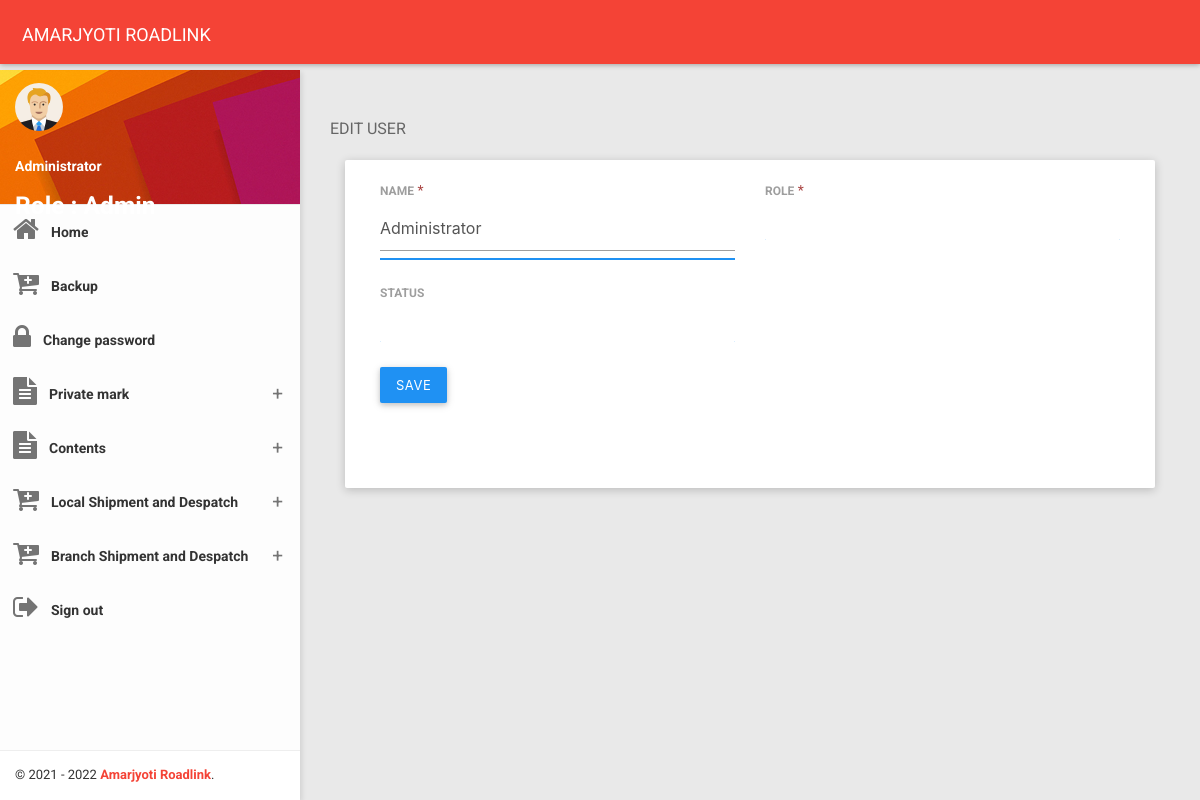
Page /edit_user.php?user_id=20210108194700 (signed in) on the committed database.
### tables this page shows
CREATE TABLE IF NOT EXISTS `admin_login_access` (
  `id` bigint(14) NOT NULL AUTO_INCREMENT,
  `username` varchar(20) NOT NULL,
  `name` varchar(200) NOT NULL,
  `password` varchar(50) NOT NULL,
  `role` int(1) NOT NULL,
  `status` int(1) NOT NULL,
  `create_user` varchar(20) NOT NULL,
  PRIMARY KEY (`id`),
  UNIQUE KEY `uname` (`username`)
);

### global_functions.php (called while the page is built, shortened)
<?php
function getCompanyName(){
    $companyName="AMARJYOTI ROADLINK";
    return $companyName;
}
?>

### classes/DBOperation.php (called while the page is built, shortened)
<?php
class DBOperation {
    public $connection = "";
    public function __construct($host_ip, $user, $pass, $db) {
        $this->host = $host_ip;
        $this->username = $user;
        $this->password = $pass;
        $this->database = $db;
        $this->connection = mysqli_connect($this->host, $this->username, $this->password, $this->database);
    }
    public function fetchdata($sql) {
        try {
            $stmt = $this->connection->prepare($sql);
            $stmt->execute();
            $result = $stmt->get_result();
            while ($row = $result->fetch_assoc()) {
                $data[] = $row;
            }
        } catch (Exception $e) {
            echo $e->getMessage();
            die();
        }
        return $data;
    }
}

### classes/DBconfig.php (called while the page is built, shortened)
<?php
function connect_db() {
    $dboperation = new DBOperation("localhost", "root", "", "shipment");
    return $dboperation;
}
function ret_json_str($sql) {
    $ret_val = json_encode(connect_db()->fetchData($sql));
    return $ret_val;
}
?>

### edit_user.php (the view, shortened to what this page needs)
<?php
$main_page = "Admin";
if ($_SESSION['shipment_user']) {
    $login_user = $_SESSION['shipment_user'];
    if ($_GET['user_id']) {
        $user_id = $_GET['user_id'];
        $userSQL = "SELECT * FROM admin_login_access WHERE id='$user_id'";
        $user_fetch = json_decode(ret_json_str($userSQL));
        foreach ($user_fetch as $user_val) {
            $login_name = $user_val->name;
        }
        ?>﻿
        <!DOCTYPE html>
        <html>
            <head>
                <?php
                include './header_links.php';
                ?>
            </head>
            <body class="theme-red">
                <?php
                include './menu.php';
                ?>
                <section class="content">
                    <div class="container-fluid">
                        <div class="block-header">
                            <h2>EDIT USER</h2>
                        </div>
                        <div class="row clearfix">
                            <div class="col-lg-12 col-md-12 col-sm-12 col-xs-12">
                                <div class="card">
                                    <div class="body">
                                        <div class="row clearfix">
                                            <div class="col-sm-6">
                                                <div class="form-group">
                                                    <label>NAME</label><span class="text-danger"> *</span>
                                                    <div class="form-line">
                                                        <input type="text" class="form-control" name="login_name" id="login_name" placeholder="ENTER LOGIN NAME" value="<?php echo $login_name; ?>" />
                                                    </div>
                                                </div>
                                                <div class="form-group">
                                                    <label>STATUS</label><span class="text-danger"></span>
                                                    <div class="form-line">
                                                    </div>
                                                </div>
                                                <div class="form-group">
                                                    <button type="button" name="edit_user" id="edit_user" class="btn btn-primary" onclick="edit_user();">
                                                        SAVE
                                                    </button>
                                                </div>
                                            </div>
                                            <div class="col-sm-6">
                                                <div class="form-group">
                                                    <label>ROLE</label><span class="text-danger"> *</span>
                                                    <div class="form-line">
                                                    </div>
                                                </div>
                                            </div>
                                        </div>
                                    </div>
                                </div>
                            </div>
                        </div>
                    </div>
                </section>
            </body>
        </html>
        <?php
    }
} else {
    header("location:index.php");
}
?>

### menu.php (shortened to what this page needs)
<nav class="navbar">
    <div class="container-fluid">
        <div class="navbar-header">
            <a class="navbar-brand" href="home.php"><?php echo getCompanyName(); ?></a>
        </div>
    </div>
</nav>
<section>
    <aside id="leftsidebar" class="sidebar">
        <div class="user-info">
            <div class="image">
                <img src="images/user.png" width="48" height="48" alt="User" />
            </div>
            <?php
            $loginuser_SQL = "SELECT * FROM admin_login_access WHERE username='$login_user'";
            $fetch_loginuser = json_decode(ret_json_str($loginuser_SQL));
            foreach ($fetch_loginuser as $fetch_loginusers) {
                $login_role_id = $fetch_loginusers->role;
                if ($login_role_id == 1) {
                    $login_role_name = "Admin";
                } elseif ($login_role_id == 2) {
                    $login_role_name = "Co-admin";
                } else {
                    $login_role_name = "User";
                }
            }
            ?>
            <div class="info-container" style="color: #FFFFFF;">
                <div class="name" data-toggle="dropdown" aria-haspopup="true" aria-expanded="false">
                    <b><?php echo $fetch_loginusers->name; ?></b></div>
                <h5>Role : <?php echo $login_role_name; ?></h5>
            </div>
        </div>
        <div class="menu">
            <ul class="list">
                <li class="<?php if ($main_page == "Dashboard") { ?> active <?php } ?>">
                    <a href="home.php">
                        <i class="fa fa-home fa-2x"></i>
                        <span>Home</span>
                    </a>
                </li>
                  <li>
                    <a href="export_db.php">
                        <i class="fa fa-cart-plus fa-2x"></i>
                        <span>Backup</span>
                    </a>
                </li>
                <?php
                if ($login_user != "admin") {
                    ?>
                    <li class="<?php if ($main_page == "Change password") { ?> active <?php } ?>">
                        <a href="change_password.php">
                            <i class="fa fa-lock fa-2x"></i>
                            <span>Change password</span>
                        </a>
                    </li>
                    <?php
                }
                ?>
                <li class="<?php if ($main_page == "Private mark") { ?> active <?php } ?>">
                    <a href="javascript:void(0);" class="menu-toggle">
                        <i class="fa fa-file-text fa-2x"></i>
                        <span>Private mark</span>
                    </a>
                </li>
                <li class="<?php if ($main_page == "Contents") { ?> active <?php } ?>">
                    <a href="javascript:void(0);" class="menu-toggle">
                        <i class="fa fa-file-text fa-2x"></i>
                        <span>Contents</span>
                    </a>
                </li>
                <li class="<?php if ($main_page == "Local shipment") { ?> active <?php } ?>">
                    <a href="javascript:void(0);" class="menu-toggle">
                        <i class="fa fa-cart-plus fa-2x"></i>
                        <span>Local Shipment and Despatch</span>
                    </a>
                </li>
                <li class="<?php if ($main_page == "Branch shipment") { ?> active <?php } ?>">
                    <a href="javascript:void(0);" class="menu-toggle">
                        <i class="fa fa-cart-plus fa-2x"></i>
                        <span>Branch Shipment and Despatch</span>
                    </a>
                </li>
                <li>
                    <a href="logout.php">
                        <i class="fa fa-sign-out fa-2x"></i>
                        <span>Sign out</span>
                    </a>
                </li>
            </ul>
        </div>
        <div class="legal">
            <div class="copyright">
                &copy; 2021 - 2022 <a href="#">Amarjyoti Roadlink</a>.
            </div>
        </div>
    </aside>
</section>

### css/waves.css (style rules this page uses)
.waves-effect { position: relative; cursor: pointer; display: inline-block; overflow: hidden; -webkit-user-select: none; -moz-user-select: none; -ms-user-select: none; user-select: none; -webkit-tap-highlight-color: transparent; }
.waves-block { display: block; }

### css/all-themes.css (style rules this page uses)
.theme-red .navbar-brand { color: #fff; }
.theme-red .sidebar .legal { background-color: #fff; }
.theme-red .sidebar .legal .copyright a { color: #F44336 !important; }

### rows in the picture
admin_login_access: name "Administrator", role "Admin", login_name "Administrator"

### other values in the picture
getCompanyName() "AMARJYOTI ROADLINK"
